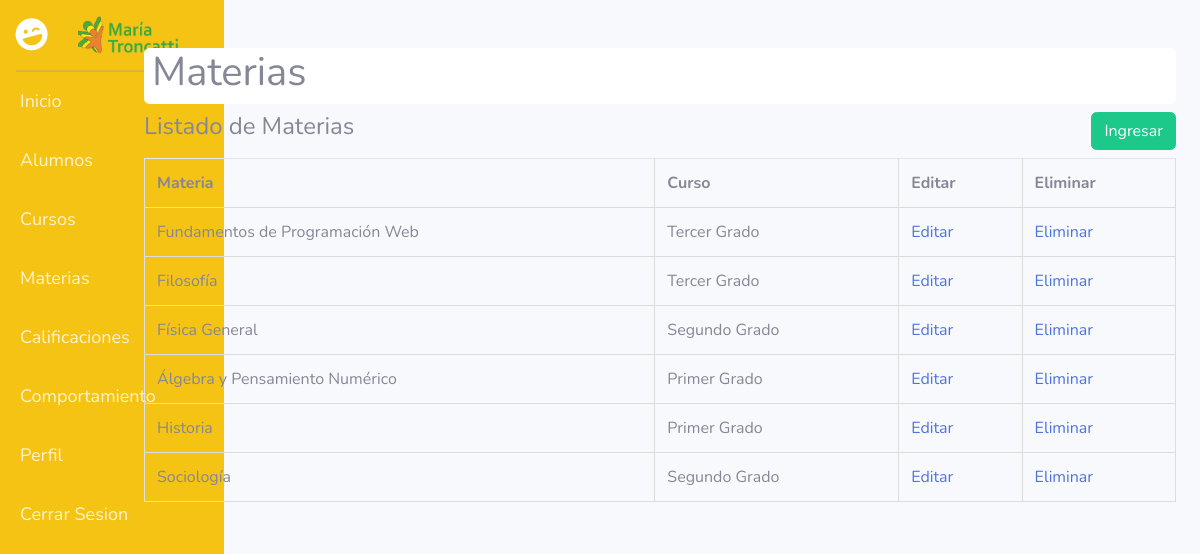
Screenshot of /materias.view.php (signed in) with the database file from the repository.
### tables this page shows
CREATE TABLE `materias` (
  `id` int(11) NOT NULL,
  `nombre` varchar(45) NOT NULL,
  `num_evaluaciones` int(11) NOT NULL,
  `id_grado` int(11) NOT NULL
);

CREATE TABLE `grados` (
  `id` int(11) NOT NULL,
  `nombre` varchar(45) NOT NULL,
  `ciclo` varchar(45) NOT NULL
);

### materias.view.php (the view, shortened to what this page needs)
<?php
require 'functions.php';
$materias = $conn->prepare("SELECT materias.Id, materias.Nombre, grados.nombre FROM materias INNER JOIN grados ON  materias.id_grado = grados.id order by materias.id desc");
$materias->execute();
$materias = $materias->fetchAll();
?>
<!DOCTYPE html>
<html>
<head>
    <link rel="stylesheet" href="css/style.css" />
</head>
<body>
    <?php include("./Cabecera.php"); ?>
    <br>
    <br>
    <div id="content-wrapper" class="d-flex flex-column" style="margin-left: 10%;">
        <div id="content">
            <div class="container">
                <div class="row">
                    <div class="col-md-12">
                        <div class="card mt-5" style="border: none;">
                            <div class="contenido">
                                <h1 class="ml-2">Materias</h1>
                            </div>
                        </div>
                        <div class="row my-2">
                            <div class="col-md-6">
                                <h4>Listado de Materias</h4>
                            </div>
                            <div class="col-md-6 text-right">
                                <a href="materiasregister.view.php" class="btn btn-success">Ingresar</a>
                            </div>
                        </div>
                        <table class="table" cellspacing="0" cellpadding="0">
                            <tr>
                                <th>Materia</th>
                                <th>Curso</th>
                                <th>Editar</th>
                                <th>Eliminar</th>
                            </tr>
                            <?php foreach ($materias as $materia) : ?>
                                <tr>
                                    <td><?php echo $materia['Nombre'] ?></td>
                                    <td><?php echo $materia['nombre'] ?></td>
                                    <td><a href="materiaedit.view.php?id=<?php echo $materia['Id'] ?>">Editar</a></td>
                                    <td><a href="materiadelete.php?id=<?php echo $materia['Id'] ?>">Eliminar</a> </td>
                                </tr>
                            <?php endforeach; ?>
                        </table>
                        <br><br>
                        <br><br>
                    </div>
                </div>
            </div>
        </div>
    </div>
</body>
</html>

### Cabecera.php (shortened to what this page needs)
<!DOCTYPE html>
<html>
<head>
    <link href="https://cdn.jsdelivr.net/npm/bootstrap@5.0.2/dist/css/bootstrap.min.css" rel="stylesheet">
    <link href="vendor/fontawesome-free/css/all.min.css" rel="stylesheet" type="text/css">
    <link href="css/sb-admin-2.min.css" rel="stylesheet">
</head>
<body id="page-top">
    <div id="wrapper">
        <ul class="navbar-nav bg-gradient-primary sidebar sidebar-dark accordion" id="accordionSidebar">
            <a class="sidebar-brand d-flex align-items-center justify-content-center" href="index.html">
                <div class="sidebar-brand-icon rotate-n-15">
                    <i class="fas fa-laugh-wink"></i>
                </div>
                <div class="sidebar-brand-text mx-3"><img src="Img/main-logo.png" width="80%" alt="" srcset=""></div>
            </a>
            <hr class="sidebar-divider my-0">
            <li class="nav-item">
                <a class="nav-link" href="principal_calificaciones.php">
                    <span style="font-size: 18px;">Inicio</span>
                </a>
            </li>
            <li class="nav-item">
                <a class="nav-link" href="listadoalumnos.view.php">
                    <span style="font-size: 18px;">Alumnos</span>
                </a>
            </li>
            <li class="nav-item">
                <a class="nav-link" href="cursos.view.php
                ">
                    <span style="font-size: 18px;">Cursos</span>
                </a>
            </li>
            <li class="nav-item">
                <a class="nav-link" href="materias.view.php
                ">
                    <span style="font-size: 18px;">Materias</span>
                </a>
            </li>
            <li class="nav-item">
                <a class="nav-link" href="notas.view.php">
                    <span style="font-size: 18px;">Calificaciones</span>
                </a>
            </li>
            <li class="nav-item">
                <a class="nav-link" href="#">
                    <span style="font-size: 18px;">Comportamiento</span>
                </a>
            </li>
             <li class="nav-item">
                <a class="nav-link" href="#">
                    <span style="font-size: 18px;">Perfil</span>
                </a>
            </li>
            <li class="nav-item">
                <a class="nav-link" href="logout.php">
                    <span style="font-size: 18px;">Cerrar Sesion</span>
                </a>
            </li>
        </ul>

### css/style.css (style rules this page uses)
html, body { font-family: Lato, Arial; padding: 0; margin: 0; }
.table { width: 100%; border-top:1px solid #ddd; border-left:1px solid #ddd; }
.table th, .table td { padding: 10px; border-bottom: 1px solid #ddd; border-right: 1px solid #ddd; }

### rows the page displays
materias: nombre "Fundamentos de Programación Web", id_grado.nombre "Tercer Grado"
materias: nombre "Filosofía", id_grado.nombre "Tercer Grado"
materias: nombre "Física General", id_grado.nombre "Segundo Grado"
materias: nombre "Álgebra y Pensamiento Numérico", id_grado.nombre "Primer Grado"
materias: nombre "Historia", id_grado.nombre "Primer Grado"
materias: nombre "Sociología", id_grado.nombre "Segundo Grado"
